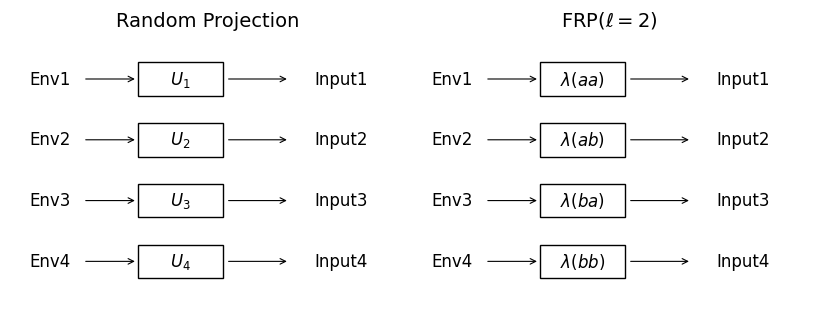

Generate this figure with Python:
import matplotlib.pyplot as plt
import matplotlib.patches as patches

# ============================================================================
# STYLE CONFIGURATION
# ============================================================================

# Define different style presets that can be easily switched
STYLE_PRESETS = {
    # Default style for general use
    "default": {
        # Figure settings
        "figure_width": 10,         # Total figure width in inches
        "figure_height": 4,         # Figure height in inches
        "dpi": 400,                 # DPI for saved figures
        "tight_layout_pad": 0.5,    # Padding around the figure
        "tight_layout_w_pad": 2.0,  # Width padding between subplots
        "tight_layout_h_pad": 0.5,  # Height padding between subplots
        
        # Title settings
        "title_fontsize": 12,       # Font size for subplot titles
        "title_pad": -5,            # Space between title and plot (negative brings closer)
        
        # Block settings
        "block_width": 1.5,         # Width of blocks
        "block_height": 0.6,        # Height of blocks
        "block_linewidth": 1.5,     # Line width of block borders
        "block_edgecolor": 'black', # Color of block borders
        "block_facecolor": 'none',  # Fill color of blocks (none = transparent)
        "block_fontsize": 10,       # Font size for text in blocks
        
        # Arrow settings
        "arrow_linewidth": 1.2,     # Line width for arrows
        "arrow_color": 'black',     # Color of arrows
        "arrow_style": '->',        # Arrow style
        
        # Text settings
        "label_fontsize": 10,       # Font size for labels
        "text_color": 'black',      # Color for text
        
        # Layout settings
        "x_min": -3,                # Minimum x-axis limit
        "x_max": 3.5,               # Maximum x-axis limit
        "y_min": -0.8,              # Minimum y-axis limit
        "y_max": 3.8,               # Maximum y-axis limit
    },
    
    # Style optimized for paper publication
    "paper": {
        # Figure settings
        "figure_width": 8,          # Narrower for paper columns
        "figure_height": 3.5,       # Shorter height
        "dpi": 600,                 # Higher DPI for print quality
        "tight_layout_pad": 0.1,    # Minimal padding to maximize content
        "tight_layout_w_pad": 0.5,  # Minimal width padding
        "tight_layout_h_pad": 0.1,  # Minimal height padding
        
        # Title settings
        "title_fontsize": 14,       # Slightly smaller font for titles
        "title_pad": -5,            # Bring title closer to content
        
        # Block settings
        "block_width": 1.4,         # Slightly narrower blocks
        "block_height": 0.55,       # Slightly shorter blocks
        "block_linewidth": 1.0,     # Thinner lines for print
        "block_edgecolor": 'black', # Standard black edges
        "block_facecolor": 'none',  # Transparent fill
        "block_fontsize": 12,        # Smaller font for blocks
        
        # Arrow settings
        "arrow_linewidth": 0.8,     # Thinner arrows for print
        "arrow_color": 'black',     # Standard black arrows
        "arrow_style": '->',        # Standard arrow style
        
        # Text settings
        "label_fontsize": 12,        # Smaller font for labels
        "text_color": 'black',      # Standard black text
        
        # Layout settings
        "x_min": -3,                # Same layout dimensions
        "x_max": 3.5,
        "y_min": -0.8,
        "y_max": 3.8,
    },
    
    # Style optimized for presentations
    "presentation": {
        # Figure settings
        "figure_width": 12,         # Wider for presentations
        "figure_height": 5,         # Taller for better visibility
        "dpi": 400,                 # Lower DPI is fine for screens
        "tight_layout_pad": 1.0,    # More padding for visibility
        "tight_layout_w_pad": 3.0,  # More space between subplots
        "tight_layout_h_pad": 1.0,  # More vertical space
        
        # Title settings
        "title_fontsize": 20,       # Larger font for visibility
        "title_pad": 5,             # More space between title and content
        
        # Block settings
        "block_width": 1.8,         # Wider blocks for visibility
        "block_height": 0.7,        # Taller blocks
        "block_linewidth": 2.0,     # Thicker lines for visibility
        "block_edgecolor": 'black', # Standard black edges
        "block_facecolor": 'none',  # Transparent fill
        "block_fontsize": 20,       # Larger font for visibility
        
        # Arrow settings
        "arrow_linewidth": 1.5,     # Thicker arrows for visibility
        "arrow_color": 'black',     # Standard black arrows
        "arrow_style": '->',        # Standard arrow style
        
        # Text settings
        "label_fontsize": 20,       # Larger font for visibility
        "text_color": 'black',      # Standard black text
        
        # Layout settings
        "x_min": -3.5,              # Slightly wider view
        "x_max": 4.0,
        "y_min": -1.0,
        "y_max": 4.0,
    }
}

# Select which style to use (change this to switch styles)
ACTIVE_STYLE = "paper"
style = STYLE_PRESETS[ACTIVE_STYLE]

# ============================================================================
# UTILITY FUNCTIONS
# ============================================================================

# Utility function: draw a rectangle (block) at a given center (x, y) with a label.
def draw_block(ax, center_x, center_y, label, width=None, height=None):
    # Use style parameters or provided values
    width = width if width is not None else style["block_width"]
    height = height if height is not None else style["block_height"]
    
    # Calculate lower-left corner
    ll_x = center_x - width/2
    ll_y = center_y - height/2
    
    # Create the rectangle patch
    rect = patches.Rectangle(
        (ll_x, ll_y), width, height,
        linewidth=style["block_linewidth"], 
        edgecolor=style["block_edgecolor"], 
        facecolor=style["block_facecolor"]
    )
    ax.add_patch(rect)
    
    # Add text in the center of the rectangle
    ax.text(
        center_x, center_y, label, 
        fontsize=style["block_fontsize"], 
        color=style["text_color"],
        ha='center', va='center'
    )

# Utility function: draw an arrow from (x1, y1) to (x2, y2) with optional text.
def draw_arrow(ax, x1, y1, x2, y2, text=None):
    ax.annotate(
        '', xy=(x2, y2), xytext=(x1, y1),
        arrowprops=dict(
            facecolor=style["arrow_color"], 
            arrowstyle=style["arrow_style"], 
            lw=style["arrow_linewidth"]
        )
    )
    
    if text:
        mid_x = (x1 + x2)/2
        mid_y = (y1 + y2)/2
        ax.text(
            mid_x, mid_y, text, 
            fontsize=style["label_fontsize"], 
            color=style["text_color"],
            ha='center', va='bottom'
        )

def draw_method_a(ax):
    """
    Method (a): Each environment vector is transformed by a distinct orthonormal matrix
                U1, U2, U3, U4.
    """
    # Set title with style parameters
    ax.set_title('Random Projection', 
                fontsize=style["title_fontsize"], 
                pad=style["title_pad"])

    # Positions for 4 environment vectors (vertical stack)
    y_positions = [3, 2, 1, 0]  # top to bottom

    for i, y in enumerate(y_positions):
        # Input label
        env_label = f'Env{i+1}'
        ax.text(-2, y, env_label, 
                fontsize=style["label_fontsize"], 
                color=style["text_color"],
                ha='right', va='center')
        
        # Arrow from input to block
        draw_arrow(ax, -1.8, y, -0.9, y)
        
        # Block with label U_{i+1} with actual value of i
        u_label = rf'$U_{{{i+1}}}$'
        block_x = -0.2
        draw_block(ax, block_x, y, u_label)
        
        # Arrow from block to output
        draw_arrow(ax, block_x+0.75, y, block_x+1.8, y)
        
        # Output label
        ax.text(block_x+2.2, y, f'Input{i+1}', 
                fontsize=style["label_fontsize"], 
                color=style["text_color"],
                ha='left', va='center')

    # Adjust axis using style parameters
    ax.set_xlim([style["x_min"], style["x_max"]])
    ax.set_ylim([style["y_min"], style["y_max"]])
    ax.set_aspect('equal', 'box')
    ax.axis('off')

def draw_method_b(ax):
    """
    Method (b): Two orthonormal matrices U1, U2 are sampled, then we apply
                U1^2, U1U2, U2U1, and U2^2 respectively.
    """
    # Set title with style parameters
    ax.set_title(r'FRP($\ell=2$)', 
                fontsize=style["title_fontsize"], 
                pad=style["title_pad"])

    y_positions = [3, 2, 1, 0]  # top to bottom
    transform_labels = [
        r'$\lambda(aa)$', r'$\lambda(ab)$', r'$\lambda(ba)$', r'$\lambda(bb)$'
    ]

    for i, y in enumerate(y_positions):
        # Input label
        env_label = f'Env{i+1}'
        ax.text(-2, y, env_label, 
                fontsize=style["label_fontsize"], 
                color=style["text_color"],
                ha='right', va='center')
        
        # Arrow from input to block
        draw_arrow(ax, -1.8, y, -0.9, y)
        
        # Block
        block_x = -0.2
        draw_block(ax, block_x, y, transform_labels[i])
        
        # Arrow from block to output
        draw_arrow(ax, block_x+0.75, y, block_x+1.8, y)
        
        # Output label
        ax.text(block_x+2.2, y, f'Input{i+1}', 
                fontsize=style["label_fontsize"], 
                color=style["text_color"],
                ha='left', va='center')

    # Adjust axis using style parameters
    ax.set_xlim([style["x_min"], style["x_max"]])
    ax.set_ylim([style["y_min"], style["y_max"]])
    ax.set_aspect('equal', 'box')
    ax.axis('off')

def main():
    # Create figure with style parameters
    fig, axes = plt.subplots(
        1, 2, 
        figsize=(style["figure_width"], style["figure_height"])
    )

    # Draw each method in separate subplot
    draw_method_a(axes[0])
    draw_method_b(axes[1])

    # Use style parameters for layout
    plt.tight_layout(
        pad=style["tight_layout_pad"], 
        w_pad=style["tight_layout_w_pad"], 
        h_pad=style["tight_layout_h_pad"]
    )

    # Save figure as PDF and PNG with style parameters
    plt.savefig("key_diagram.pdf", dpi=style["dpi"], bbox_inches='tight')
    plt.savefig("key_diagram.png", bbox_inches='tight')

    # If you prefer to show the figure in a window:
    # plt.show()

if __name__ == '__main__':
    main()
